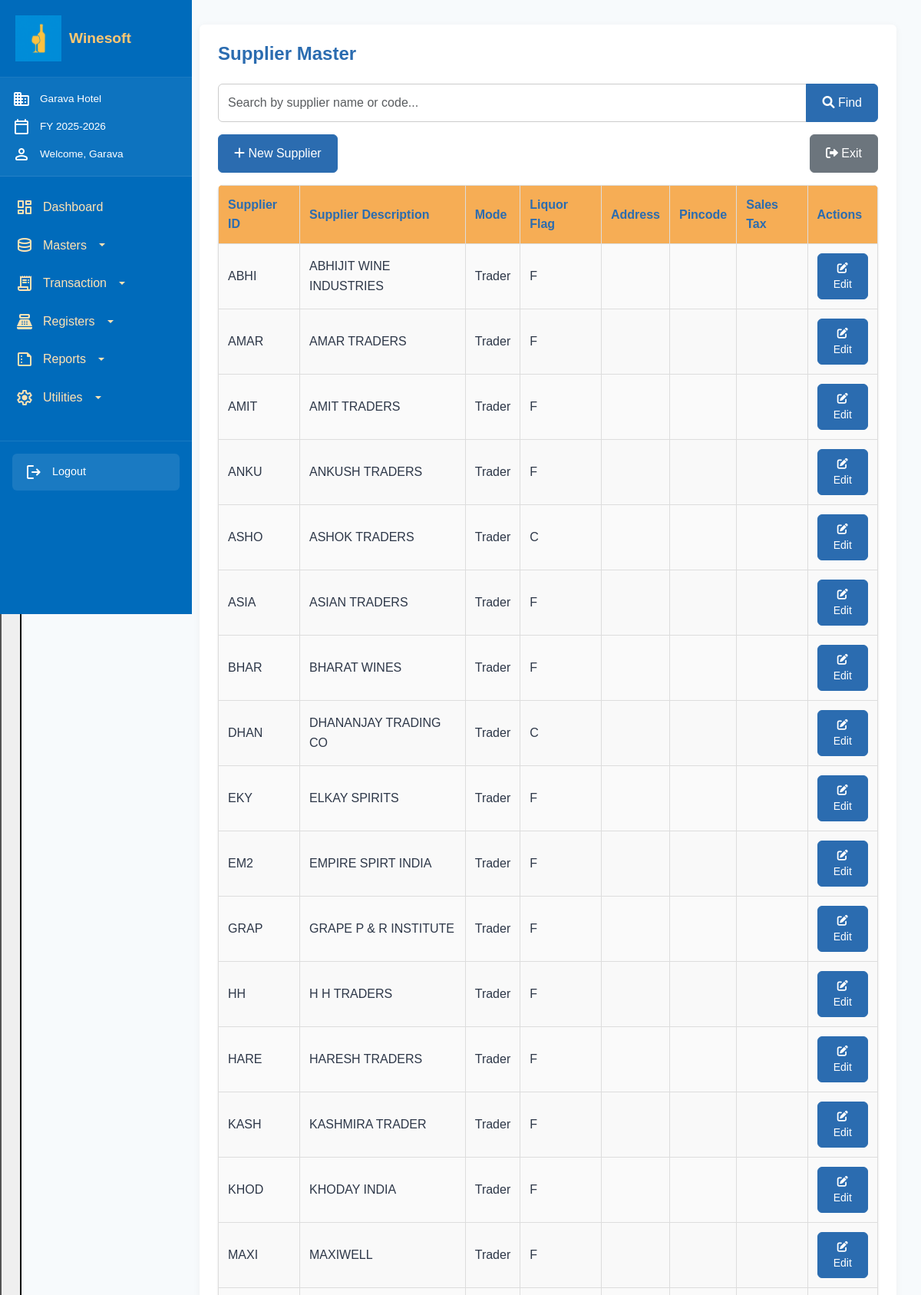
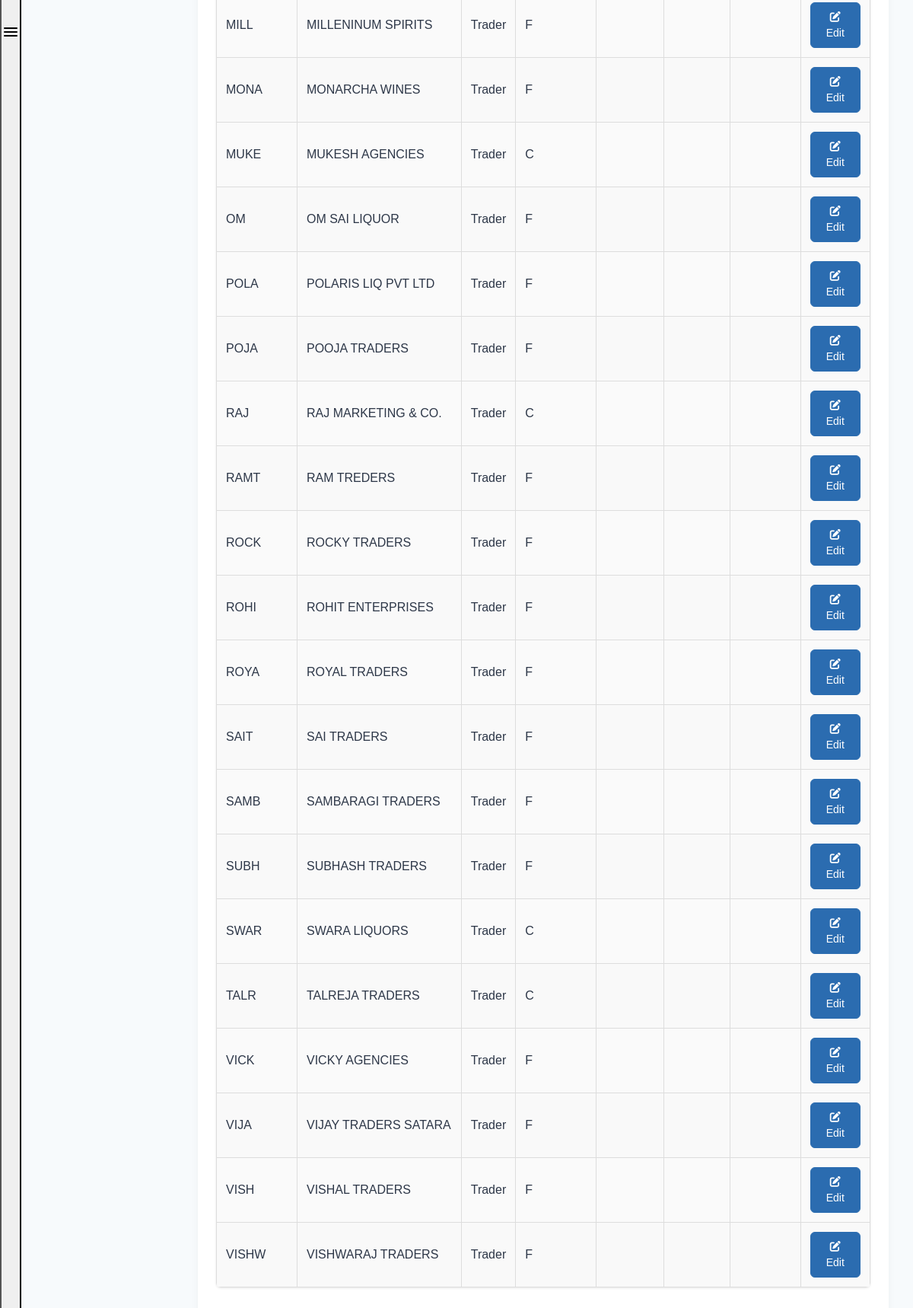
Screenshot of /public/supplier_master.php (signed in) with the database file from the repository (2 pictures, top to bottom).
### tables this page shows
CREATE TABLE `tblsupplier` (
  `id` int(11) NOT NULL,
  `CODE` varchar(7) NOT NULL,
  `OUT_LIMIT` varchar(1) DEFAULT NULL,
  `DETAILS` varchar(30) DEFAULT NULL,
  `OBDR` decimal(18,2) DEFAULT NULL,
  `OBCR` decimal(18,2) DEFAULT NULL,
  `LBDR` decimal(18,2) DEFAULT NULL,
  `LBCR` decimal(18,2) DEFAULT NULL,
  `LEVEL` decimal(18,2) DEFAULT NULL,
  `ADDR1` varchar(40) DEFAULT NULL,
  `ADDR2` varchar(40) DEFAULT NULL,
  `PINCODE` varchar(10) DEFAULT NULL,
  `LIQ_FLAG` varchar(1) DEFAULT NULL,
  `SALES_TAX` varchar(30) DEFAULT NULL,
  `OCT_PERC` decimal(18,2) DEFAULT NULL,
  `CD_PERC` decimal(18,2) DEFAULT NULL,
  `STAX_PERC` decimal(18,2) DEFAULT NULL,
  `TCS_PERC` decimal(18,2) DEFAULT NULL,
  `SURC_PERC` decimal(18,2) DEFAULT NULL,
  `EC_PERC` decimal(18,2) DEFAULT NULL,
  `MISC_CHARG` decimal(18,2) DEFAULT NULL,
  `MODE` varchar(15) DEFAULT NULL,
  `WSTax_Perc` decimal(18,2) DEFAULT NULL,
  `MBSTax_Perc` decimal(18,2) DEFAULT NULL,
  `SBSTax_Perc` decimal(18,2) DEFAULT NULL,
  `CLSTax_Perc` decimal(18,2) DEFAULT NULL
);

### public/supplier_master.php (the view, shortened to what this page needs)
<?php
include_once "../config/db.php";
$search = isset($_GET['search']) ? trim($_GET['search']) : '';
$query = "SELECT CODE, DETAILS, MODE, LIQ_FLAG, ADDR1, ADDR2, PINCODE, SALES_TAX
          FROM tblsupplier
          WHERE 1=1";
$query .= " ORDER BY DETAILS ASC";
$stmt = $conn->prepare($query);
$stmt->execute();
$result = $stmt->get_result();
$suppliers = $result->fetch_all(MYSQLI_ASSOC);
?>
<!DOCTYPE html>
<html lang="en">
<head>
  <link href="https://cdn.jsdelivr.net/npm/bootstrap@5.3.0/dist/css/bootstrap.min.css" rel="stylesheet">
  <link rel="stylesheet" href="https://cdnjs.cloudflare.com/ajax/libs/font-awesome/6.0.0/css/all.min.css">
  <link rel="stylesheet" href="css/style.css?v=<?=time()?>">
  <link rel="stylesheet" href="css/navbar.css?v=<?=time()?>">
</head>
<body>
<div class="dashboard-container">
  <?php include 'components/navbar.php'; ?>
  <div class="main-content">
    <div class="content-area">
      <h3 class="mb-4">Supplier Master</h3>
      <form method="GET" class="search-control mb-3">
        <div class="input-group">
          <input type="text" name="search" class="form-control"
                 placeholder="Search by supplier name or code..." value="<?= htmlspecialchars($search); ?>">
          <button type="submit" class="btn btn-primary">
            <i class="fas fa-search"></i> Find
          </button>
        </div>
      </form>
      <div class="action-btn mb-3 d-flex gap-2">
        <a href="add_supplier.php" class="btn btn-primary">
          <i class="fas fa-plus"></i> New Supplier
        </a>
        <a href="dashboard.php" class="btn btn-secondary ms-auto">
          <i class="fas fa-sign-out-alt"></i> Exit
        </a>
      </div>
      <div class="table-container">
        <table class="styled-table table-striped">
          <thead class="table-header">
            <tr>
              <th>Supplier ID</th>
              <th>Supplier Description</th>
              <th>Mode</th>
              <th>Liquor Flag</th>
              <th>Address</th>
              <th>Pincode</th>
              <th>Sales Tax</th>
              <th>Actions</th>
            </tr>
          </thead>
          <tbody>
          <?php if (!empty($suppliers)): ?>
            <?php foreach ($suppliers as $supplier): ?>
              <tr>
                <td><?= htmlspecialchars($supplier['CODE']); ?></td>
                <td><?= htmlspecialchars($supplier['DETAILS']); ?></td>
                <td><?= htmlspecialchars($supplier['MODE']); ?></td>
                <td><?= htmlspecialchars($supplier['LIQ_FLAG']); ?></td>
                <td>
                  <?= htmlspecialchars($supplier['ADDR1']); ?><br>
                </td>
                <td><?= htmlspecialchars($supplier['PINCODE']); ?></td>
                <td><?= htmlspecialchars($supplier['SALES_TAX']); ?></td>
                <td>
                  <a href="edit_supplier.php?code=<?= urlencode($supplier['CODE']) ?>"
                     class="btn btn-sm btn-primary" title="Edit">
                    <i class="fas fa-edit"></i> Edit
                  </a>
                </td>
              </tr>
            <?php endforeach; ?>
          <?php else: ?>
            <tr>
              <td colspan="8" class="text-center text-muted">No suppliers found.</td>
            </tr>
          <?php endif; ?>
          </tbody>
        </table>
      </div>
    </div>
  </div>
</div>
</body>
</html>

### public/css/style.css (style rules this page uses)
:root { --primary-color: #2B6CB0; --primary-hover: #4299E1; --secondary-color: #F6AD55; --background-color: #F7FAFC; --text-color: #2D3748; --light-text: #718096; --error-color: #E53E3E; --success-color: #38A169; --white: #FFFFFF; --border-radius: 6px; --box-shadow: 0 1px 3px rgba(0,0,0,0.1); --transition: all 0.2s ease; }
* { box-sizing: border-box; margin: 0; padding: 0; }
html { scroll-behavior: smooth; height: 100%; }
body { background-color: var(--background-color); font-family: 'Arial', sans-serif; line-height: 1.6; color: var(--text-color); min-height: 100vh; display: flex; flex-direction: column; }
h1, h2, h3, h4, h5, h6 { color: var(--primary-color); margin-bottom: 1rem; font-weight: 600; line-height: 1.2; }
h3 { font-size: 1.5rem; }
.mb-3 { margin-bottom: 1.5rem; }
.mb-4 { margin-bottom: 2rem; }
.d-flex { display: flex; }
.gap-2 { gap: 1rem; }
.dashboard-container { display: flex; flex-direction: column; min-height: 100vh; width: 100%; background-color: var(--background-color); position: relative; }
.main-content { width: 100%; padding: 1rem; margin-top: 60px; }
.content-area { background: var(--white); border-radius: var(--border-radius); padding: 1rem; box-shadow: 0 2px 10px rgba(0,0,0,0.05); margin-bottom: 1rem; }
.form-control, .form-select { width: 100%; padding: 0.75rem; margin-bottom: 1rem; border: 1px solid #ccc; border-radius: 6px; font-size: 1rem; transition: var(--transition); }
.input-group { display: flex; width: 100%; }
.input-group .form-control { flex: 1; margin-bottom: 0; border-top-right-radius: 0; border-bottom-right-radius: 0; }
.input-group .btn { border-top-left-radius: 0; border-bottom-left-radius: 0; }
.btn { display: inline-block; padding: 0.75rem 1.25rem; font-weight: 500; text-align: center; text-decoration: none; border-radius: 6px; cursor: pointer; transition: var(--transition); border: 1px solid transparent; }
.btn-sm { padding: 0.5rem 0.75rem; font-size: 0.875rem; }
.btn-primary { background-color: var(--primary-color); color: var(--white); border-color: var(--primary-color); }
.btn-secondary { background-color: #6c757d; color: var(--white); border-color: #6c757d; }
.table-container { overflow-x: auto; -webkit-overflow-scrolling: touch; margin-bottom: 1rem; background: var(--white); border-radius: var(--border-radius); box-shadow: var(--box-shadow); }
.styled-table { width: 100%; min-width: 600px; border-collapse: collapse; color: var(--text-color); }
.styled-table thead tr { background-color: var(--secondary-color); color: var(--primary-color); }
.styled-table th, .styled-table td { padding: 12px; text-align: left; border: 1px solid #ddd; vertical-align: middle; }
.styled-table tbody tr:nth-child(even) { background-color: #f9f9f9; }
.table-striped tbody tr:nth-child(odd) { background-color: rgba(0,0,0,0.02); }
.search-control { width: 100%; }
@media (min-width: 768px) { .dashboard-container { flex-direction: row; } }
@media (min-width: 768px) { .main-content { margin-left: 200px; margin-top: 0; width: calc(100% - 200px); padding: 1.5rem; } }
@media (min-width: 768px) { .content-area { padding: 1.5rem; } }
@media (min-width: 768px) { .styled-table { min-width: 100%; } }
@media (min-width: 992px) { .main-content { padding: 2rem; } }
@media (min-width: 992px) { .content-area { padding: 1.5rem; } }

### public/css/navbar.css (style rules this page uses)
* { margin: 0; padding: 0; box-sizing: border-box; font-family: 'Arial', sans-serif; }

### rows the page displays
tblsupplier: CODE "ABHI", DETAILS "ABHIJIT WINE INDUSTRIES", MODE "Trader", LIQ_FLAG "F"
tblsupplier: CODE "AMAR", DETAILS "AMAR TRADERS", MODE "Trader", LIQ_FLAG "F"
tblsupplier: CODE "AMIT", DETAILS "AMIT TRADERS", MODE "Trader", LIQ_FLAG "F"
tblsupplier: CODE "ANKU", DETAILS "ANKUSH TRADERS", MODE "Trader", LIQ_FLAG "F"
tblsupplier: CODE "ASHO", DETAILS "ASHOK TRADERS", MODE "Trader", LIQ_FLAG "C"
tblsupplier: CODE "ASIA", DETAILS "ASIAN TRADERS", MODE "Trader", LIQ_FLAG "F"
tblsupplier: CODE "BHAR", DETAILS "BHARAT WINES", MODE "Trader", LIQ_FLAG "F"
tblsupplier: CODE "DHAN", DETAILS "DHANANJAY TRADING CO", MODE "Trader", LIQ_FLAG "C"
tblsupplier: CODE "EKY", DETAILS "ELKAY SPIRITS", MODE "Trader", LIQ_FLAG "F"
tblsupplier: CODE "EM2", DETAILS "EMPIRE SPIRT INDIA", MODE "Trader", LIQ_FLAG "F"
tblsupplier: CODE "GRAP", DETAILS "GRAPE P & R INSTITUTE", MODE "Trader", LIQ_FLAG "F"
tblsupplier: CODE "HH", DETAILS "H H TRADERS", MODE "Trader", LIQ_FLAG "F"
tblsupplier: CODE "HARE", DETAILS "HARESH TRADERS", MODE "Trader", LIQ_FLAG "F"
tblsupplier: CODE "KASH", DETAILS "KASHMIRA TRADER", MODE "Trader", LIQ_FLAG "F"
tblsupplier: CODE "KHOD", DETAILS "KHODAY INDIA", MODE "Trader", LIQ_FLAG "F"
tblsupplier: CODE "MAXI", DETAILS "MAXIWELL", MODE "Trader", LIQ_FLAG "F"
tblsupplier: CODE "MILL", DETAILS "MILLENINUM SPIRITS", MODE "Trader", LIQ_FLAG "F"
tblsupplier: CODE "MONA", DETAILS "MONARCHA WINES", MODE "Trader", LIQ_FLAG "F"
tblsupplier: CODE "MUKE", DETAILS "MUKESH AGENCIES", MODE "Trader", LIQ_FLAG "C"
tblsupplier: CODE "OM", DETAILS "OM SAI LIQUOR", MODE "Trader", LIQ_FLAG "F"
tblsupplier: CODE "POLA", DETAILS "POLARIS LIQ PVT LTD", MODE "Trader", LIQ_FLAG "F"
tblsupplier: CODE "POJA", DETAILS "POOJA TRADERS", MODE "Trader", LIQ_FLAG "F"
tblsupplier: CODE "RAJ", DETAILS "RAJ MARKETING & CO.", MODE "Trader", LIQ_FLAG "C"
tblsupplier: CODE "RAMT", DETAILS "RAM TREDERS", MODE "Trader", LIQ_FLAG "F"
tblsupplier: CODE "ROCK", DETAILS "ROCKY TRADERS", MODE "Trader", LIQ_FLAG "F"
tblsupplier: CODE "ROHI", DETAILS "ROHIT ENTERPRISES", MODE "Trader", LIQ_FLAG "F"
tblsupplier: CODE "ROYA", DETAILS "ROYAL TRADERS", MODE "Trader", LIQ_FLAG "F"
tblsupplier: CODE "SAIT", DETAILS "SAI TRADERS", MODE "Trader", LIQ_FLAG "F"
tblsupplier: CODE "SAMB", DETAILS "SAMBARAGI TRADERS", MODE "Trader", LIQ_FLAG "F"
tblsupplier: CODE "SUBH", DETAILS "SUBHASH TRADERS", MODE "Trader", LIQ_FLAG "F"
tblsupplier: CODE "SWAR", DETAILS "SWARA LIQUORS", MODE "Trader", LIQ_FLAG "C"
tblsupplier: CODE "TALR", DETAILS "TALREJA TRADERS", MODE "Trader", LIQ_FLAG "C"
tblsupplier: CODE "VICK", DETAILS "VICKY AGENCIES", MODE "Trader", LIQ_FLAG "F"
tblsupplier: CODE "VIJA", DETAILS "VIJAY TRADERS SATARA", MODE "Trader", LIQ_FLAG "F"
tblsupplier: CODE "VISH", DETAILS "VISHAL TRADERS", MODE "Trader", LIQ_FLAG "F"
tblsupplier: CODE "VISHW", DETAILS "VISHWARAJ TRADERS", MODE "Trader", LIQ_FLAG "F"

### other values shown
$companyName "Garava Hotel"
$financialYear "2025-2026"
$username "Garava"
